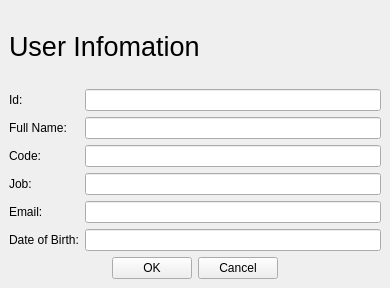
<?xml version="1.0" encoding="UTF-8"?>
<ui version="4.0">
 <class>GuiUserInfo</class>
 <widget class="QMainWindow" name="GuiUserInfo">
  <property name="geometry">
   <rect>
    <x>0</x>
    <y>0</y>
    <width>390</width>
    <height>288</height>
   </rect>
  </property>
  <property name="windowTitle">
   <string>MainWindow</string>
  </property>
  <widget class="QWidget" name="centralwidget">
   <layout class="QVBoxLayout" name="verticalLayout_3">
    <item>
     <widget class="QLabel" name="label">
      <property name="font">
       <font>
        <pointsize>20</pointsize>
       </font>
      </property>
      <property name="text">
       <string>User Infomation</string>
      </property>
     </widget>
    </item>
    <item>
     <layout class="QHBoxLayout" name="horizontalLayout_3">
      <item>
       <layout class="QHBoxLayout" name="horizontalLayout">
        <item>
         <layout class="QVBoxLayout" name="verticalLayout_2">
          <item>
           <widget class="QLabel" name="label_2">
            <property name="text">
             <string>Id:</string>
            </property>
           </widget>
          </item>
          <item>
           <widget class="QLabel" name="label_3">
            <property name="text">
             <string>Full Name:</string>
            </property>
           </widget>
          </item>
          <item>
           <widget class="QLabel" name="label_4">
            <property name="text">
             <string>Code:</string>
            </property>
           </widget>
          </item>
          <item>
           <widget class="QLabel" name="label_5">
            <property name="text">
             <string>Job:</string>
            </property>
           </widget>
          </item>
          <item>
           <widget class="QLabel" name="label_6">
            <property name="text">
             <string>Email:</string>
            </property>
           </widget>
          </item>
          <item>
           <widget class="QLabel" name="label_7">
            <property name="text">
             <string>Date of Birth:</string>
            </property>
           </widget>
          </item>
         </layout>
        </item>
        <item>
         <layout class="QVBoxLayout" name="verticalLayout">
          <item>
           <widget class="QLineEdit" name="iUserId"/>
          </item>
          <item>
           <widget class="QLineEdit" name="iUserName"/>
          </item>
          <item>
           <widget class="QLineEdit" name="iUserCode"/>
          </item>
          <item>
           <widget class="QLineEdit" name="iUserJob"/>
          </item>
          <item>
           <widget class="QLineEdit" name="iUserEmail"/>
          </item>
          <item>
           <widget class="QLineEdit" name="iUserDoB"/>
          </item>
         </layout>
        </item>
       </layout>
      </item>
     </layout>
    </item>
    <item>
     <layout class="QHBoxLayout" name="horizontalLayout_2">
      <item>
       <spacer name="horizontalSpacer">
        <property name="orientation">
         <enum>Qt::Horizontal</enum>
        </property>
        <property name="sizeHint" stdset="0">
         <size>
          <width>40</width>
          <height>20</height>
         </size>
        </property>
       </spacer>
      </item>
      <item>
       <widget class="QPushButton" name="bOK">
        <property name="text">
         <string>OK</string>
        </property>
       </widget>
      </item>
      <item>
       <widget class="QPushButton" name="bCancel">
        <property name="text">
         <string>Cancel</string>
        </property>
       </widget>
      </item>
      <item>
       <spacer name="horizontalSpacer_2">
        <property name="orientation">
         <enum>Qt::Horizontal</enum>
        </property>
        <property name="sizeHint" stdset="0">
         <size>
          <width>40</width>
          <height>20</height>
         </size>
        </property>
       </spacer>
      </item>
     </layout>
    </item>
   </layout>
  </widget>
 </widget>
 <resources/>
 <connections/>
</ui>
